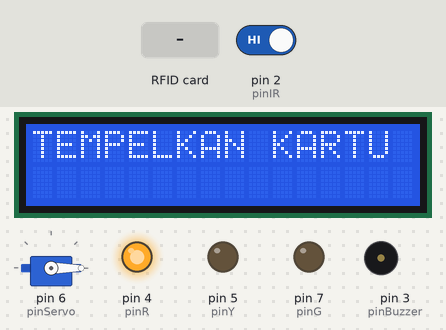
Bench run of a sketch on a simulated Arduino Uno, built with avr-gcc and run on an emulated ATmega328P. On the bench: 16×2 character LCD, servo, output pins drawn as LEDs (lit = HIGH), buzzer (waves = sounding). The test bench sets the inputs (shaded band); at power-on: pin 2 (pinIR) HIGH. Pins used as bus, display or sensor lines are not drawn; what the sketch prints to the serial monitor is not drawn.

Above: at 1.3 s.
1.4 s: RFID card C7 9D 88 4A held to the reader
At 3.0 s:
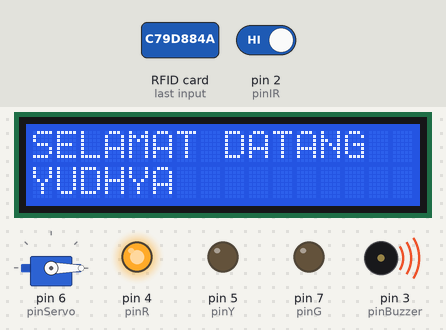
4.4 s: pin 2 (pinIR) driven LOW
At 6.2 s:
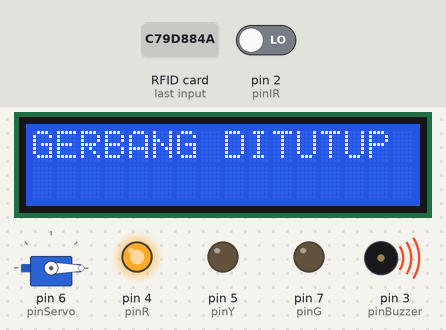
7.4 s: RFID card 5E 7A 19 C4 held to the reader
At 9.0 s:
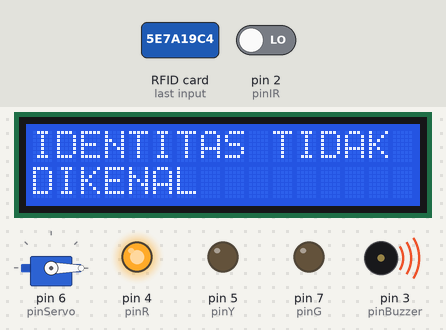
Timing chart, 0 to 10.5 s (numbered marks = the images above; inputs shaded):
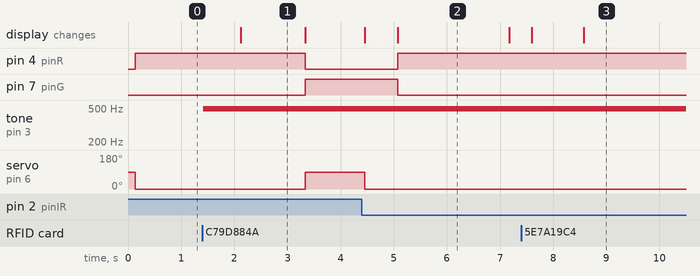

Measured:
- after the input at 1.4 s, pin 4 (pinR): HIGH → LOW after 1.9 s; pin 7 (pinG): LOW → HIGH after 1.9 s; tone on pin 3 (pinBuzzer): silent → 490 Hz at once; servo on pin 6 (pinServo): 0° → 90° after 1.9 s; the display: changes after 0.72 s (image 1)
- after the input at 4.4 s, pin 4 (pinR): LOW → HIGH after 0.67 s; pin 7 (pinG): HIGH → LOW after 0.67 s; servo on pin 6 (pinServo): 90° → 0° after 0.06 s; the display: first changes after 0.06 s (image 2 shows a later state)
- after the input at 7.4 s, the display: first differs from a run without the input after 1.2 s (image 3)
- what the display in image 1 shows lasts 1.2 s, from 2.1 s to 3.3 s
- what the display in image 2 shows lasts 2.1 s, from 5.1 s to 7.2 s

The sketch:

23_running.ino
```cpp
#include <LiquidCrystal_I2C.h>
#include <MFRC522.h>
#include <SPI.h>
#include <Servo.h>

// INISIALISASI

int pinIR = 2;
int pinBuzzer = 3;
int pinR = 4;
int pinY = 5;
int pinG = 7;
int pinServo = 6;

// RFID
int pinSS = 10;
int pinRST = 9;
MFRC522 mfrc522(pinSS, pinRST);

// LCD
LiquidCrystal_I2C lcd(0x27, 16, 2);

// SERVO
Servo servo;

// VARIABLE
String uidString = "";
int prev = 0;
int gate = 0;

void readUID() {
  uidString = "";
  for (size_t i = 0; i < mfrc522.uid.size; i++) {
    uidString.concat(mfrc522.uid.uidByte[i] < 0x10 ? "0" : "");
    uidString.concat(String(mfrc522.uid.uidByte[i], HEX));
  }
  uidString.toUpperCase();
}

void writeLED(int r, int y, int g) {
  digitalWrite(pinR, r);
  digitalWrite(pinY, y);
  digitalWrite(pinG, g);
}

void writeLCD(String atas, String bawah) {
  lcd.clear();
  lcd.setCursor(0, 0);
  lcd.print(atas);
  lcd.setCursor(0, 1);
  lcd.print(bawah);
}

int checkRising(int input) {
  int isRising = 0;
  if (prev == 0 && input == 1) {
    isRising = 1;
  }
  prev = input;
  return isRising;
}

void longBuzz() {
  analogWrite(pinBuzzer, 200);
  delay(350);
  analogWrite(pinBuzzer, 0);
  delay(600);
}

void doubleBuzz() {
  analogWrite(pinBuzzer, 210);
  delay(120);
  analogWrite(pinBuzzer, 0);
  delay(40);
  analogWrite(pinBuzzer, 210);
  delay(120);
  analogWrite(pinBuzzer, 0);
  delay(400);
}

void setup() {
  pinMode(pinR, OUTPUT);
  pinMode(pinY, OUTPUT);
  pinMode(pinG, OUTPUT);
  pinMode(pinBuzzer, OUTPUT);

  pinMode(pinIR, INPUT);

  Serial.begin(9600);
  SPI.begin();
  mfrc522.PCD_Init();
  lcd.begin();

  servo.attach(pinServo);

  writeLCD("TEMPELKAN KARTU", "");
  Serial.println("TEMPELKAN KARTU GERBANG DITUTUP");
  writeLED(1, 0, 0);
  servo.write(0);
}

void loop() {

  int readIR = !digitalRead(pinIR);
  int isRising = checkRising(readIR);

  if (mfrc522.PICC_IsNewCardPresent() && gate == 0) {
    if (mfrc522.PICC_ReadCardSerial()) {
      readUID();
      Serial.println("UID = " + uidString);
      if (uidString == "C79D884A") {
        doubleBuzz();
        Serial.println("SELAMAT DATANG YUDHYA");
        Serial.println("GERBANG DIBUKA");
        writeLCD("SELAMAT DATANG", "YUDHYA");
        delay(1200);
        writeLCD("GERBANG DIBUKA", "");
        gate = 1;
        writeLED(0, 0, 1);
        servo.write(90);

      } else {
        longBuzz();
        Serial.println("IDENTITAS TIDAK DIKENAL");
        writeLCD("IDENTITAS TIDAK", "DIKENAL");
        delay(2100);
        writeLCD("", "");
        delay(400);
        writeLCD("TEMPELKAN KARTU", "");
      }
    }
  }

  if (isRising && gate == 1) {
    Serial.println("SELAMAT JALAN");
    Serial.println("GERBANG DITUTUP");
    writeLCD("SELAMAT JALAN", "");
    gate = 0;
    servo.write(0);
    delay(600);
    writeLCD("GERBANG DITUTUP", "");
    writeLED(1, 0, 0);
    delay(2100);
    writeLCD("", "");
    delay(400);
    writeLCD("TEMPELKAN KARTU", "");
  }
}
```
